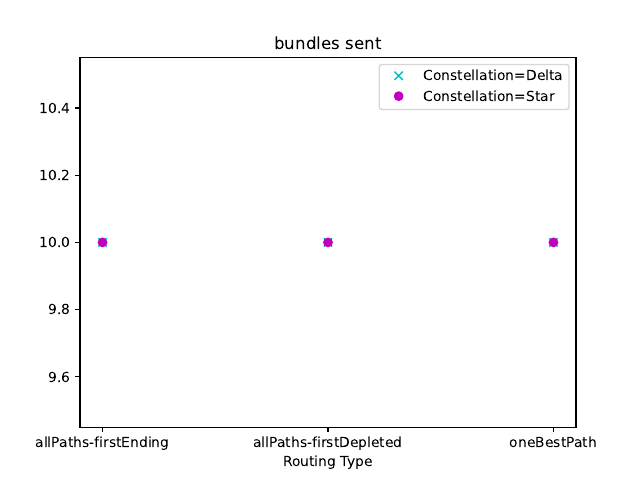

The script that saved this image:
#This python script is made to convert .sca files (results generated by dtnsim) into .png files, showing graphics on the various metrics that we have.

#This script in particular generates graph showing the influence of both the bundle size and the contellation on the various metrics

import sqlite3
import matplotlib.pyplot as plt
import os
from matplotlib.backends.backend_pdf import PdfPages


#The input .sca files are supposed to be in /results/
INPUT_PATH = os.getcwd() + "/results/"

# Reference value. You must change it here if you changed them on dtnsim
ROUTING_REF="cgrModelRev17"
SIZE_REF="100"

# Value that change to have the comparison
CONSTELLATION=["Delta","Star"]
ROUTINGTYPE=["allPaths-firstEnding","allPaths-firstDepleted","oneBestPath"]


# A list of all metrics available. You can remove as many as you want
METRICS = [
            ("appBundleSent:count","bundles sent"," "),
            ("appBundleReceived:count", "bundles received count"," "),
            ("appBundleReceivedDelay:mean", "bundles received delay mean","t(s)"),
            ("appBundleReceivedDelay:max", "bundles received delay max","t(s)"),
            ("appBundleReceivedDelay:min", "bundles received delay min","t(s)"),
            ("appBundleReceivedHops:mean", " Average hops of received bundles"," "),
            ("appBundleReceivedHops:max", " max hops of received bundles"," "),
            ("appBundleReceivedHops:min", " min hops of received bundles"," "),

            ("routeCgrDijkstraCalls:sum", "calls to CgrDijkstra"," "),
            ("routeCgrDijkstraLoops:sum", "Cgr Dijkstra loops"," "),
            ("routeCgrRouteTableEntriesCreated:max", "CGR table entries max"," "),
            ("routeCgrRouteTableEntriesCreated:sum", "CGR table entries sum"," "),

            ("sdrBundleStored:timeavg","Bundles stored time avg"," "),
            ("sdrBundleStored:max","Bundles stored max"," "),
        
            ("dtnBundleSentToCom:count", "bundles sent to Com"," "),
            ("dtnBundleSentToApp:count", "bundles sends to app"," "),
            ("dtnBundleReRouted:count", "blundles re-routed"," "),

            
]
'''
Function that return the mean of a list
'''
def mean(f):
    s=0
    compt=0
    for i in f:
        if (i!=None and i!=0):
            compt=compt+1
            s+=i
    if (compt==0):
        compt=1
    m=s/compt
    return m

fig=0

'''
Function that, for each metric, creates a graph showing the average value of this metric for each size
'''
FONT=["cx","mo","g1","rv","yd","b2"]

#Browse the metrics to create a graph for each one 
for metric in METRICS : 
    plt.figure(fig)
    j=0
    for constellation in CONSTELLATION:
        #f is gonna store the mean values (y-axis)
        f=[]
        #X is gonna store the sizes (x-axis)
        X=[]
    #Browse the sizes to have a mean value for each one
        for routing in ROUTINGTYPE:
    
            X.append(routing)

            #g is an intermediate list for storing values before averaging them  
            g=[]
            
            #Open the corresponding database (.sca file)
            db=sqlite3.connect("%sGeneral-Routing=%s,Constellation=contactPlan#2f%s.txt,RoutingType=routeListType#3a%s,volumeAware#3aallContacts,extensionBlock#3aon,contactPlan#3aglobal,Size=%s-#0.sca"% (INPUT_PATH,ROUTING_REF,constellation,routing,SIZE_REF))
            db.row_factory = sqlite3.Row
            cursor=db.cursor()

            #Select with SQL the values corresponding to our current metric
            cursor.execute("SELECT scalarValue AS result FROM scalar WHERE scalarName='%s'" % (metric[0]))
            rows0 = cursor.fetchall()

            #Add the values to the intermediate list
            for i in range(len(rows0)):
                g.append(rows0[i]["result"])

            #Add the mean of the intermediate list to the final list
            f.append(mean(g))
        
        plt.plot(X,f,"%s"%(FONT[j]),label="Constellation=%s"%(constellation))
        j=j+1
    #Display the result, save the figure and close it
    plt.title(label="%s"%(metric[1]))
    plt.legend()
    plt.xlabel("Routing Type")
    plt.ylabel("%s"%(metric[2]))
    fig=fig+1



'''
Part that concatenates all figures into one pdf 
'''

pdf=PdfPages("RoutingType-Constellation.pdf")
fig_num=plt.get_fignums()
figs=[plt.figure(n) for n in fig_num]
print(len(figs))
for fig in figs:
    fig.savefig(pdf,format='pdf')
pdf.close()

